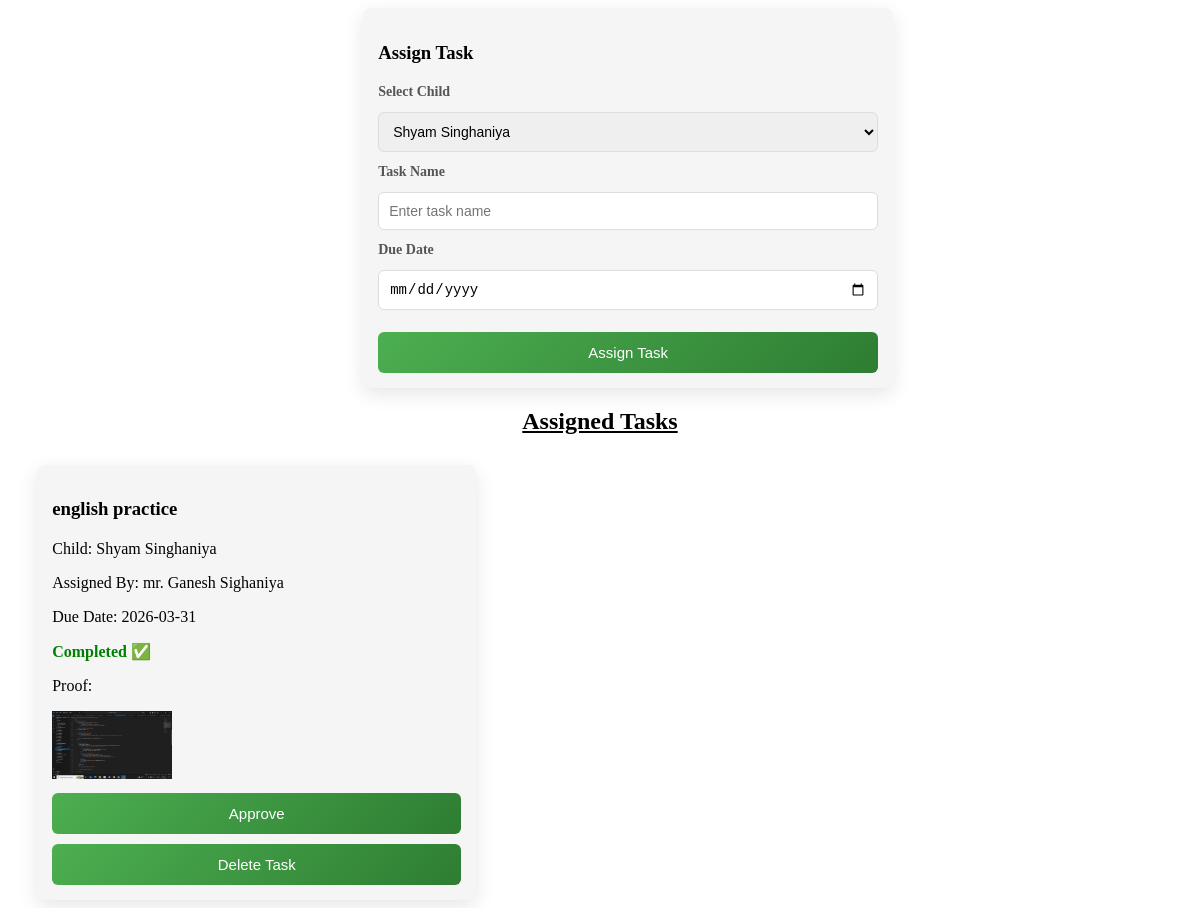
Page /assign_task_page (signed in) on the earlier database version.
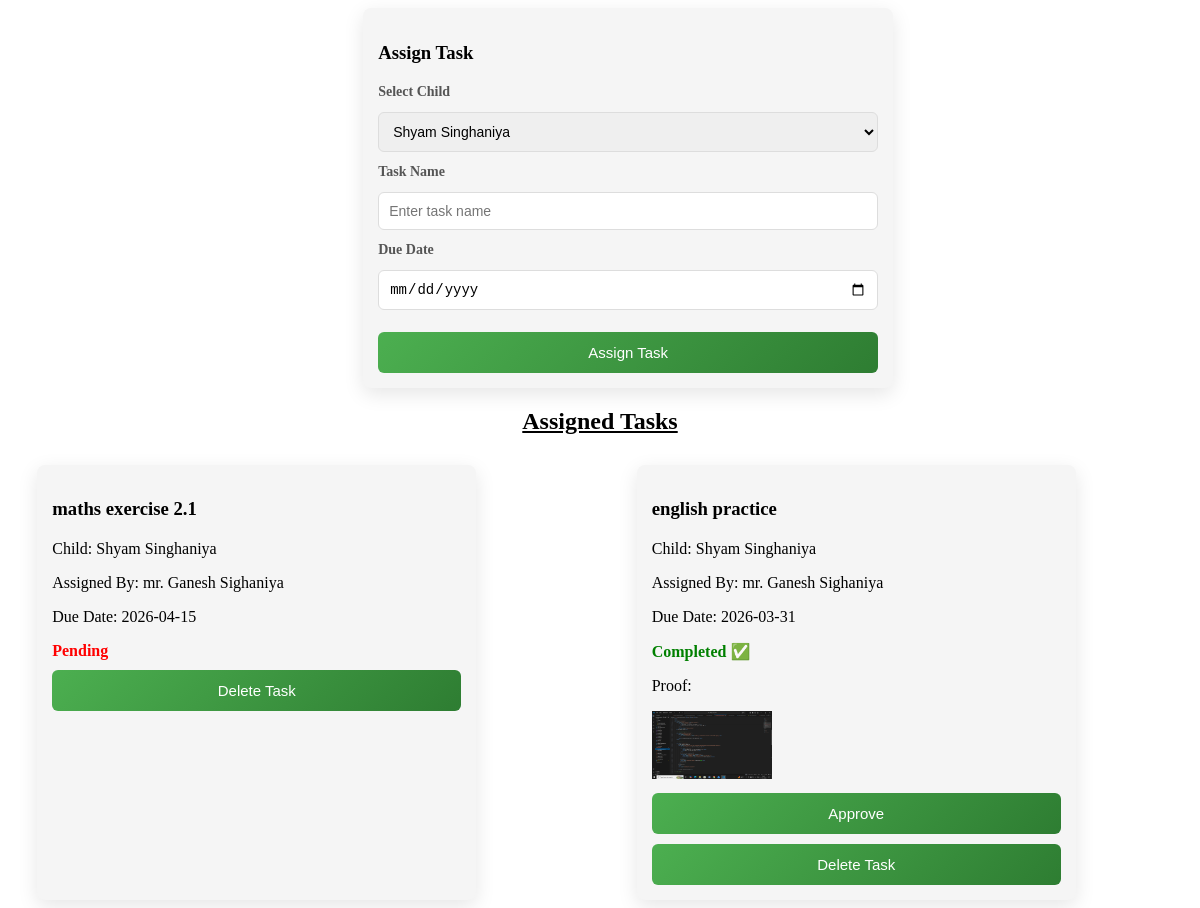
Same page on the later database version.
### tables this page shows
CREATE TABLE child_task_status(
    id INTEGER PRIMARY KEY AUTOINCREMENT,
    task_id INTEGER,
    child_id INTEGER,
    completed INTEGER DEFAULT 0,
    proof_image TEXT,
    completed_time TIMESTAMP DEFAULT CURRENT_TIMESTAMP
);

CREATE TABLE tasks(
    id INTEGER PRIMARY KEY AUTOINCREMENT,
    child_id INTEGER,
    task_name TEXT,
    assigned_by TEXT,
    due_date TEXT
);

CREATE TABLE child (
        child_id INTEGER PRIMARY KEY AUTOINCREMENT,
        user_id INTEGER,
        parent_id INTEGER,
        name TEXT,
        class_name TEXT,
        student_type TEXT,
        FOREIGN KEY (parent_id) REFERENCES parent(parent_id),
        FOREIGN KEY (user_id) REFERENCES users(id)
    );

### app.py (the view)
@app.route("/assign_task_page")
def assign_task_page():
    conn = get_db_connection()
    parent = conn.execute(
        "SELECT parent_id FROM parent WHERE user_id=?",
        (session["user_id"],)
    ).fetchone()
    if not parent:
        conn.close()
        return "Parent not found"
    parent_id = parent["parent_id"]
    children = conn.execute(
        "SELECT child_id, name FROM child WHERE parent_id=?",
        (parent_id,)
    ).fetchall()
    tasks = conn.execute("""
SELECT t.id, t.task_name, t.assigned_by, t.due_date,
       c.name as child_name,
       s.completed,
       s.proof_image
FROM tasks t
JOIN child c ON t.child_id = c.child_id
LEFT JOIN child_task_status s ON t.id = s.task_id
WHERE c.parent_id = ?
ORDER BY t.id DESC
""", (parent_id,)).fetchall()
    conn.close()
    return render_template(
        "Set_Task.html",
        children=children,
        tasks=tasks
    )

### app.py (called while the page is built)
def get_db_connection():
    conn = sqlite3.connect("database.db")
    conn.row_factory = sqlite3.Row
    return conn

### templates/Set_Task.html (shortened to what this page needs)
<!DOCTYPE html>
<html>
    <head>
        <link rel="stylesheet" href="{{ url_for('static', filename='set_task.css') }}" >
    </head>
    <body>
        <div style="width:500px; margin-left:30%" class="task-card set-task-form">
    <h3>Assign Task</h3>
    <form action="/assign_task" method="POST">
    <label>Select Child</label>
    <select name="child_id" required>
    {% for child in children %}
    <option value="{{ child.child_id }}">{{ child.name }}</option>
    {% endfor %}
    </select>
    <label>Task Name</label>
    <input type="text" name="task_name" placeholder="Enter task name" required>
    <label>Due Date</label>
    <input type="date" name="due_date" required>
    <button type="submit">Assign Task</button>
    </form>
    </div>
<div class="all-tasks">
    <h2>Assigned Tasks</h2>
<div class="tasks-list">
{% for task in tasks %}
<div class="task-card">
<h3>{{ task.task_name }}</h3>
<p>Child: {{ task.child_name }}</p>
<p>Assigned By: {{ task.assigned_by }}</p>
<p>Due Date: {{ task.due_date }}</p>
{% if task.completed %}
<span class="completed">Completed ✅</span>
{% else %}
<span class="pending">Pending</span>
{% endif %}
{% if task.completed %}
{% if task.proof_image %}
<p>Proof:</p>
<img src="{{ url_for('static', filename='uploads/' + task.proof_image) }}" width="120">
{% endif %}
<form action="/approve_task/{{ task.id }}" method="POST">
<button>Approve</button>
</form>
{% endif %}
<form action="/delete_task/{{ task.id }}" method="POST">
<button type="submit">Delete Task</button>
</form>
</div>
{% endfor %}
</div>
</div>
    </body>
</html>

Differences in the rows shown:
added tasks: task_name "maths exercise 2.1", child_name "Shyam Singhaniya", assigned_by "mr. Ganesh Sighaniya", due_date "2026-04-15", shows "Pending"
